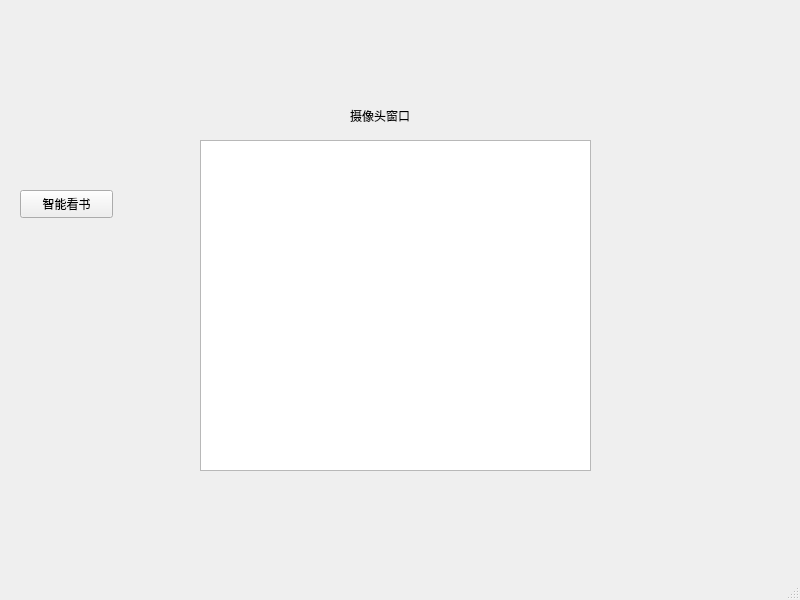
<?xml version="1.0" encoding="UTF-8"?>
<ui version="4.0">
 <class>mainWindow</class>
 <widget class="QMainWindow" name="mainWindow">
  <property name="geometry">
   <rect>
    <x>0</x>
    <y>0</y>
    <width>800</width>
    <height>600</height>
   </rect>
  </property>
  <property name="windowTitle">
   <string>second</string>
  </property>
  <property name="styleSheet">
   <string notr="true">QMainWindow {
   background-image: url(:/ziyuan/back02.png);
   background-position: center;
   background-repeat: no-repeat;
}</string>
  </property>
  <property name="unifiedTitleAndToolBarOnMac">
   <bool>false</bool>
  </property>
  <widget class="QWidget" name="centralwidget">
   <widget class="QPushButton" name="pushButton">
    <property name="geometry">
     <rect>
      <x>20</x>
      <y>190</y>
      <width>93</width>
      <height>28</height>
     </rect>
    </property>
    <property name="text">
     <string>智能看书</string>
    </property>
   </widget>
   <widget class="QGraphicsView" name="graphicsView">
    <property name="geometry">
     <rect>
      <x>200</x>
      <y>140</y>
      <width>391</width>
      <height>331</height>
     </rect>
    </property>
   </widget>
   <widget class="QLabel" name="label">
    <property name="geometry">
     <rect>
      <x>350</x>
      <y>100</y>
      <width>121</width>
      <height>31</height>
     </rect>
    </property>
    <property name="text">
     <string>摄像头窗口</string>
    </property>
   </widget>
  </widget>
  <widget class="QMenuBar" name="menubar">
   <property name="geometry">
    <rect>
     <x>0</x>
     <y>0</y>
     <width>800</width>
     <height>26</height>
    </rect>
   </property>
  </widget>
  <widget class="QStatusBar" name="statusbar"/>
 </widget>
 <resources>
  <include location="image.qrc"/>
 </resources>
 <connections/>
</ui>
